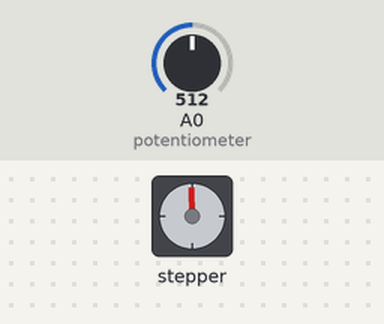
Bench run of a sketch on a simulated Arduino Uno, built with avr-gcc and run on an emulated ATmega328P. Shown: stepper motor. Wiring (inferred from the names in the program): stepper motor driver (200 steps per turn assumed): step pin 2; direction pin 5. The test bench sets the inputs (shaded band); at power-on: A0 (potentiometer) = 512.

Above: at 0.15 s.
At 1.2 s:
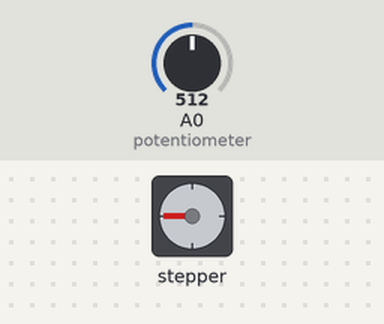
1.3 s: A0 (potentiometer) set to 306
At 1.66 s:
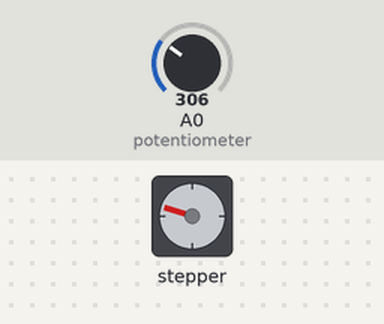
Timing chart, 0 to 13.3 s (numbered marks = the images above; inputs shaded):
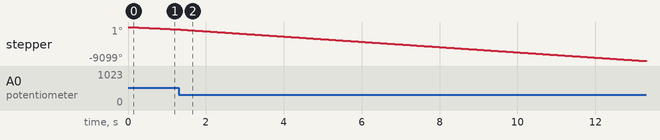

The sketch:

control_stepper_speed_potentiometer_no_library.ino
```cpp
/*
     Basic example code for controlling a stepper without library

     by Dejan, https://howtomechatronics.com
*/

// defines pins
#define stepPin 2
#define dirPin 5

int customDelay, customDelayMapped;

void setup() {
  // Sets the two pins as Outputs
  pinMode(stepPin, OUTPUT);
  pinMode(dirPin, OUTPUT);
}
void loop() {
  speedControl();
  // Makes pules with custom delay, depending on the Potentiometer, from which the speed of the motor depends
  digitalWrite(stepPin, HIGH);
  delayMicroseconds(customDelayMapped);
  digitalWrite(stepPin, LOW);
  delayMicroseconds(customDelayMapped);
}
// Custom function for reading the potentiometer and mapping its value from 300 to 3000, suitable for the custom delay value in microseconds
void speedControl() {
  customDelay = analogRead(A0); // Read the potentiometer value
  Serial.println(customDelay);
  customDelayMapped = map(customDelay, 0, 1023, 300, 3000); // Convert the analog input from 0 to 1024, to 300 to 3000
}
```
